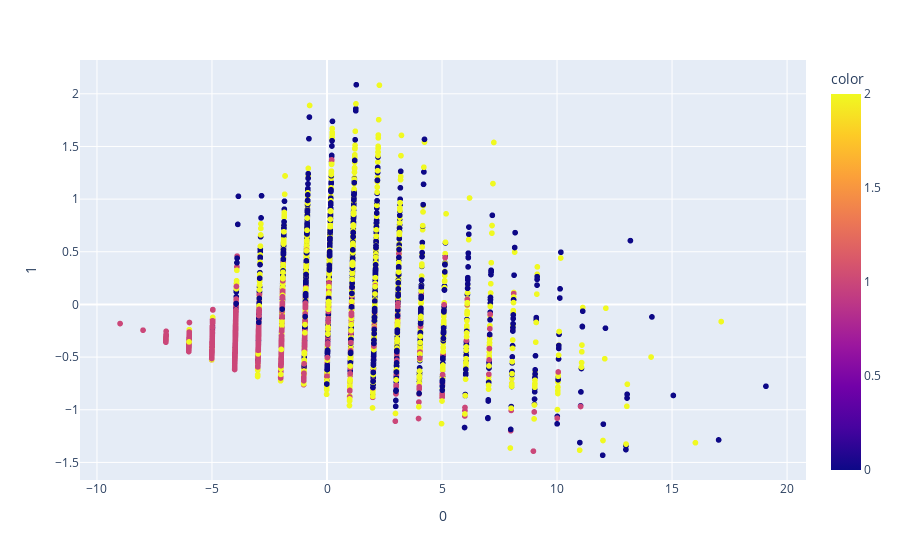

This figure's notebook cell:
### Code cell
import plotly.express as px
fig=px.scatter(pca_x,x=0,y=1,color=df["Sex"])
fig.show()

### Figure 1 — Plotly figure (JSON) as saved in the notebook; plotly's stock layout.template omitted (floating-point values rounded to 4 significant figures; data arrays with more than 128 entries replaced by an {"elided": "..."} marker saying what was removed)
{"data": [{"hovertemplate": "0=%{x}<br>1=%{y}<br>color=%{marker.color}<extra></extra>", "legendgroup": "", "marker": {"color": {"elided": "4177 int values"}, "coloraxis": "coloraxis", "symbol": "circle"}, "mode": "markers", "name": "", "showlegend": false, "type": "scattergl", "x": {"elided": "4177 float values"}, "xaxis": "x", "y": {"elided": "4177 float values"}, "yaxis": "y"}], "layout": {"coloraxis": {"colorbar": {"title": {"text": "color"}}, "colorscale": [[0, "#0d0887"], [0.1111, "#46039f"], [0.2222, "#7201a8"], [0.3333, "#9c179e"], [0.4444, "#bd3786"], [0.5556, "#d8576b"], [0.6667, "#ed7953"], [0.7778, "#fb9f3a"], [0.8889, "#fdca26"], [1, "#f0f921"]]}, "legend": {"tracegroupgap": 0}, "margin": {"t": 60}, "xaxis": {"anchor": "y", "domain": [0, 1], "title": {"text": "0"}}, "yaxis": {"anchor": "x", "domain": [0, 1], "title": {"text": "1"}}}}
